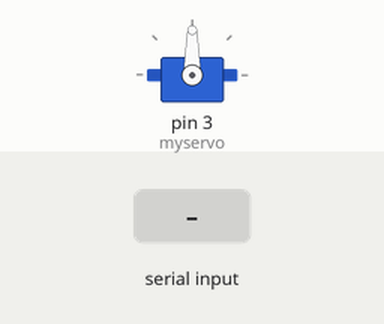
This sketch was run on a simulated Arduino Uno, built with avr-gcc and run on an emulated ATmega328P. On the bench: servo. Inputs (shaded band) come from the test bench.

Above: at 1.2 s.
1.3 s: "90,45,200\n" received over Serial
At 2.4 s:
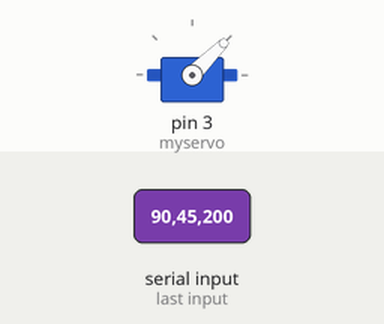
2.8 s: "30,150,10\n" received over Serial
At 3.5 s:
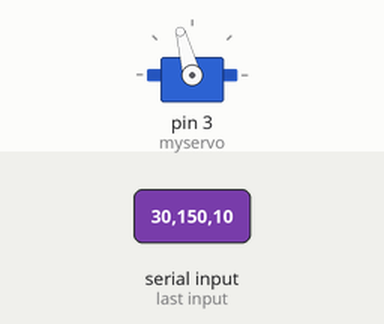
4.3 s: "0\n" received over Serial
At 4.6 s:
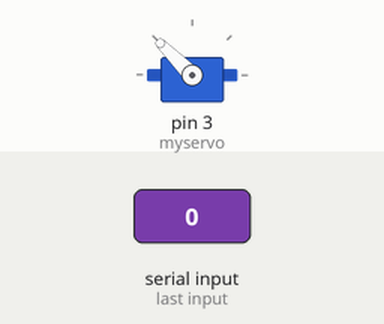
5.8 s: "200\n" received over Serial
At 6.9 s:
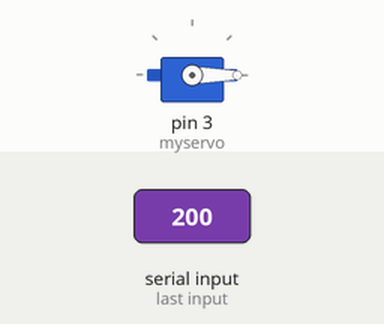
7.3 s: "90,45\n" received over Serial
At 8.1 s:
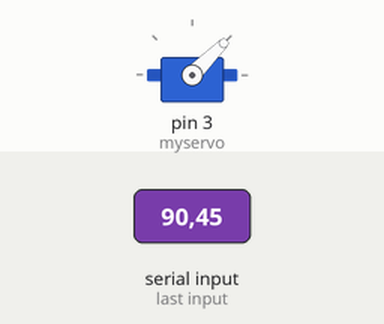
8.8 s: "30,150\n" received over Serial
At 9.3 s:
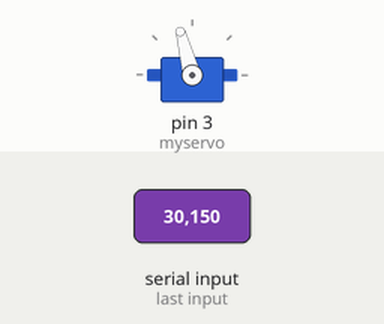
Timing chart, 0 to 11.3 s (numbered marks = the images above; inputs shaded):
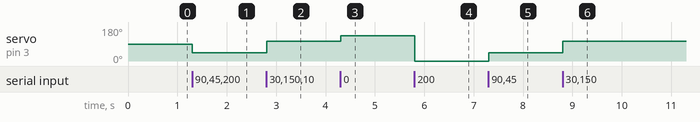

The sketch:

python_serial_copy_20240119183404.ino
```cpp
#include "Parser.h"
#include "AsyncStream.h"

#include <Servo.h>

Servo myservo;

void setup() {
  Serial.begin(115200);
  Serial.setTimeout(5);
  myservo.attach(3);  // подключаем на пин 3
  myservo.write(90);
}


void loop() {

  if (Serial.available()>0) {

   String str = Serial.readString();

    if (str.toInt() == 0){
      myservo.write(90);
    }
    int degree = map(str.toInt(),0,90,45,135);
    myservo.write(180-degree);
    delay(15);
  }


}
```

AsyncStream.h
```cpp
#ifndef AsyncStream_h
#define AsyncStream_h

template < uint16_t SIZE >
class AsyncStream {
  public:
    AsyncStream(Stream* port, char ter = ';', uint16_t tout = 50) {
      _port = port;
      _tout = tout;
      _ter = ter;
    }
    bool available() {
      if (_port -> available()) {
        if (!_parseF) {
          _parseF = true;
          _count = 0;
          _tmr = millis();
        }
        char ch = _port -> read();
        if (ch == _ter) {
          buf[_count] = NULL;
          _parseF = false;
          return true;
        } else if (_count < SIZE - 1) buf[_count++] = ch;
        _tmr = millis();
      }
      if (_parseF && millis() - _tmr >= _tout) {
        _parseF = false;
        return true;
      }
      return false;
    }

    char buf[SIZE];

  private:
    Stream* _port;
    char _ter;
    uint16_t _tout, _count = 0;
    uint32_t _tmr = 0;
    bool _parseF = false;
};

#endif
```

Parser.h
```cpp
#ifndef Parser_h
#define Parser_h
// простой и быстрый парсер строк в отдельные строки и числа

class Parser {
  public:
    Parser (char* data, char newDiv = ',') {
      buf = data;
      div = newDiv;
    }
    ~Parser() {
      clear();
    }
    void clear() {
      if (str) free(str);
    }
    int amount() {
      int i = 0, count = 0;
      while (buf[i++]) if (buf[i] == div) count++;  // подсчёт разделителей
      return ++count;
    }
    int split() {
      int am = amount();            // количество данных
      clear();                      // освобождаем буфер
      str = (char**)malloc(am * 2); // создаём буфер
      str[0] = buf;                 // строка 0
      int i = 0, j = 0;             // счётчики
      while (buf[i]) {              // пока не NULL
        if (buf[i] == div) {        // если разделитель
          buf[i] = NULL;            // меняем на NULL
          str[++j] = buf + i + 1;   // запоминаем начало строки
        }
        i++;
      }
      return am;
    }
    int16_t getInt(int num) {
      return atol(str[num]);
    }
    float getFloat(int num) {
      return atof(str[num]);
    }
    bool equals(int num, const char* comp) {
      return !strcmp(str[num], comp);
    }
    int parseInts(int* data) {
      int count = 0;
      char* offset = buf;
      while (true) {
        data[count++] = atoi(offset);
        offset = strchr(offset, div);
        if (offset) offset++;
        else break;
      }
      return count;
    }
    int parseBytes(byte* data) {
      int count = 0;
      char* offset = buf;
      while (true) {
        data[count++] = atoi(offset);
        offset = strchr(offset, div);
        if (offset) offset++;
        else break;
      }
      return count;
    }

    char* buf = NULL;
    char** str = NULL;

    char* operator [] (uint16_t idx) {
      return str[idx];
    }
    char div;
  private:
};

#endif
```

Measured:
- after the input at 1.3 s, servo on pin 3 (myservo): 90° → 45° at once
- after the input at 2.8 s, servo on pin 3 (myservo): 45° → 105° at once
- after the input at 4.3 s, servo on pin 3 (myservo): 105° → 135° at once
- after the input at 5.8 s, servo on pin 3 (myservo): 135° → 0° at once
- after the input at 7.3 s, servo on pin 3 (myservo): 0° → 45° at once
- after the input at 8.8 s, servo on pin 3 (myservo): 45° → 105° at once
